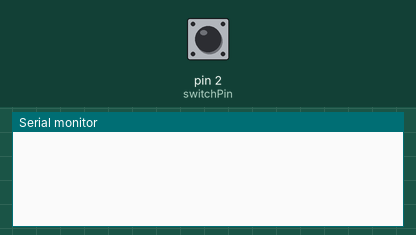
Bench run of a sketch on a simulated Arduino Uno, built with avr-gcc and run on an emulated ATmega328P. Shown: the last lines printed to the serial monitor. The test bench sets the inputs (shaded band); at power-on: pin 2 (switchPin) HIGH.

Above: at 1.2 s.
1.3 s: pin 2 (switchPin) pulled LOW for 0.15 s
At 2.4 s:
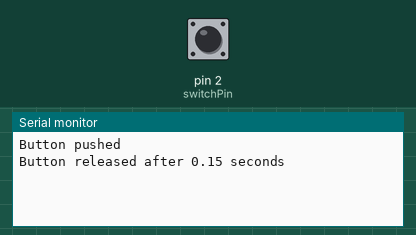
2.9 s: pin 2 (switchPin) pulled LOW for 1 s
At 3.7 s:
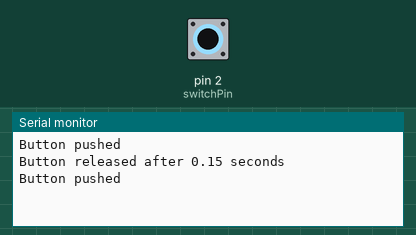
5.4 s: pin 2 (switchPin) pulled LOW for 3.2 s
At 6.0 s:
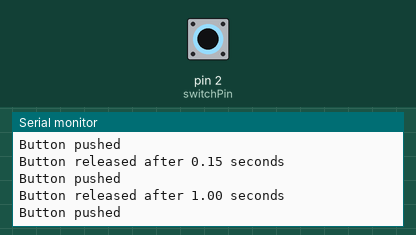

Measured:
- after the input at 1.3 s, the serial monitor: prints a new line at once (image 1)

The sketch:

Stopwatch.ino
```cpp
const int switchPin = 2;  // Input pin number
long startTime;
long duration;            // Duration in ticks
float secDuration;        // Duration in seconds
int debounce = 5;             // ms to wait for debouncing
int val = 1;
int lastVal = 1;          // Default state is unpressed

void setup() {
  Serial.begin(9600);
  pinMode(switchPin, INPUT);  // Set the input pin as an input
}

void loop() {
  val = digitalRead(switchPin); // Read pin state

  if (val != lastVal) {
    delay(debounce); // Debounce
    lastVal = val;
    if (val == LOW) { // Falling edge
      Serial.println("Button pushed");
      startTime = millis();
    }
    if (val == HIGH) {  // Rising edge
      duration = millis() - startTime;
      secDuration = float(duration + debounce) / 1000;
      Serial.print("Button released after "); // print out your results
      Serial.print(secDuration);
      Serial.println(" seconds");
    }
  }
}
```
